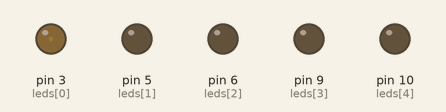
This sketch was run on a simulated Arduino Uno, built with avr-gcc and run on an emulated ATmega328P. Parts: output pins drawn as LEDs (lit = HIGH).

Above: at 0.05 s.
At 1.3 s:
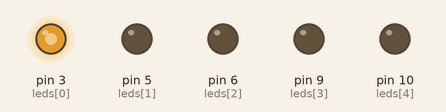
At 2.55 s:
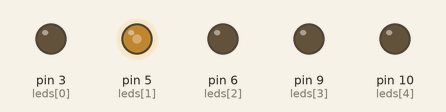
At 5.1 s:
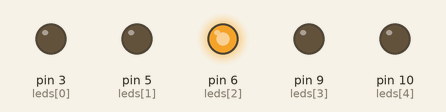
At 7.65 s:
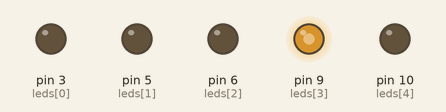
At 10.2 s:
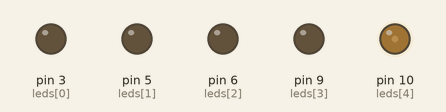
Timing chart, 0 to 13.5 s (numbered marks = the images above):
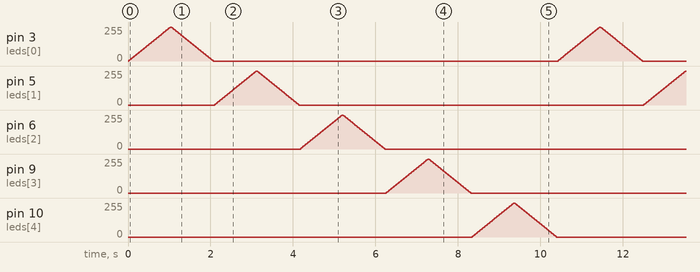

The sketch:

Led_Blinking.ino
```cpp
int leds[] = {3, 5, 6, 9,10};

void setup()
{
  for(int i=0; i<5; i++)
  {
    pinMode(leds[i], OUTPUT);
  }
}

void loop()
{
  for(int j=0; j<5; j++)
  {
    for(int b=0; b<=255; b+=5)
    {
      analogWrite(leds[j], b);
      delay(20);
    }

    for(int b=255; b>=0; b-=5)
    {
      analogWrite(leds[j], b);
      delay(20);
    }
  }
}
```
